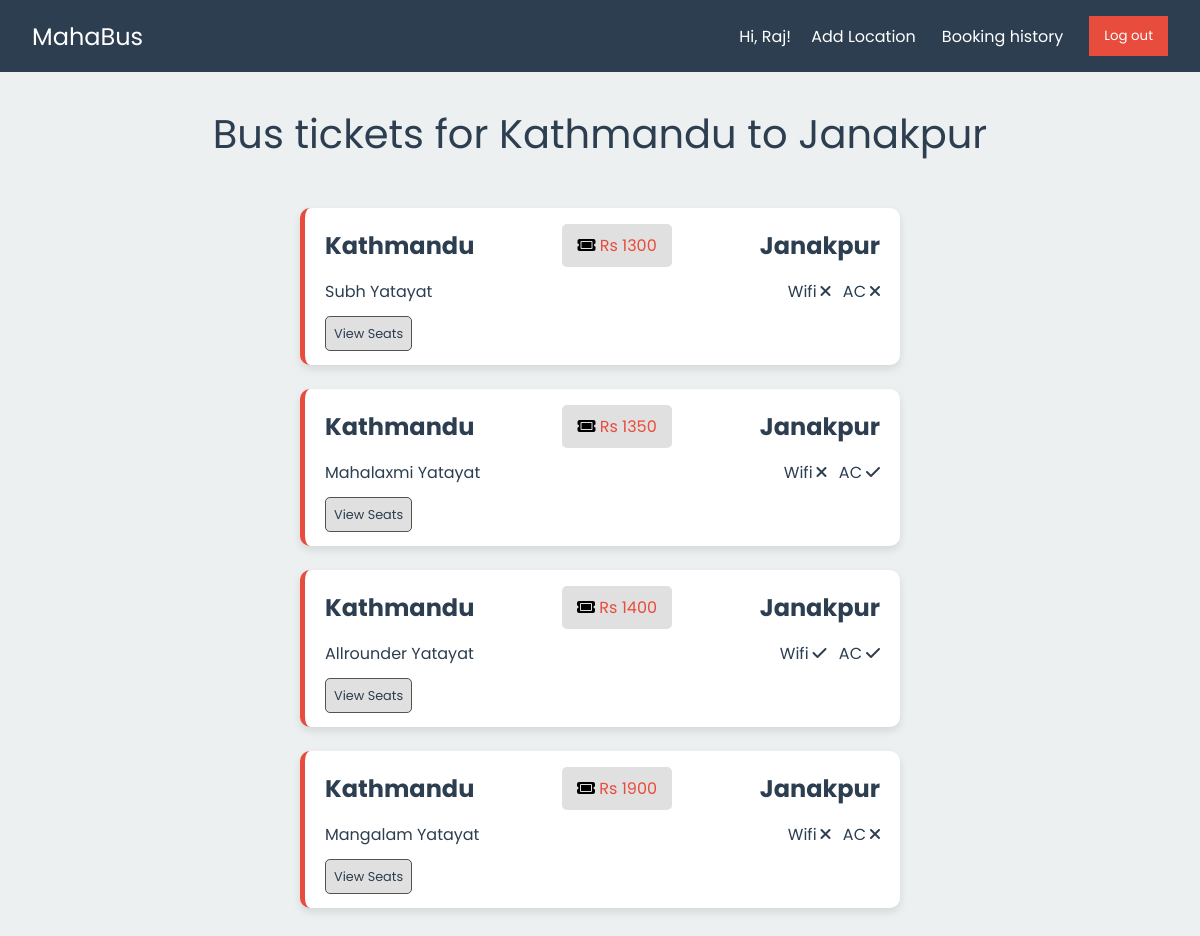
Screenshot of /view/buses.php?sourceAddress=Kathmandu&destinationAddress=Janakpur (signed in) with the database file from the repository.
### tables this page shows
CREATE TABLE `buses` (
  `bid` int(11) NOT NULL,
  `bname` varchar(100) NOT NULL,
  `price` int(11) NOT NULL,
  `haswifi` tinyint(1) NOT NULL,
  `hasac` tinyint(1) NOT NULL,
  `source` varchar(50) NOT NULL,
  `destination` varchar(50) NOT NULL,
  `pickuplocations` varchar(500) DEFAULT NULL
);

### backend/getbus.php (called while the page is built, shortened)
<?php
function getBusData($conn, $sourceAddress, $destinationAddress) {
    $sql = "SELECT bid, bname, price, haswifi, hasac, source, destination, pickuplocations
            FROM buses
            WHERE source='$sourceAddress' AND destination='$destinationAddress'";
    return execSql($conn, $sql);
}
function execSql($conn, $sql) {
    try {
        $result = mysqli_query($conn, $sql);
        $data = array();
        $i = 0;
        if (mysqli_num_rows($result) > 0) {
            while ($row = mysqli_fetch_assoc($result)) {
                $data[$i] = array(
                    'bid' => $row["bid"],
                    'bname' => $row["bname"],
                    'ticketprice' => $row["price"],
                    'haswifi' => $row["haswifi"],
                    'hasac' => $row["hasac"],
                    'source' => $row["source"],
                    'destination' => $row["destination"],
                    'pickuplocations' => $row["pickuplocations"]
                );
                $i++;
            }
        }
        return $data;
    }
    catch (Exception $e) {
        echo $e;
        return null;
    }
}
?>

### backend/getbookings.php (called while the page is built, shortened)
<?php
    function getUserBookings($connection, $uid) {
        $sql = "SELECT *
                FROM bookings bo
                JOIN buses b ON bo.bid = b.bid
                JOIN seats s ON bo.sid = s.sid
                WHERE bo.uid = '$uid'";
        $result = mysqli_query($connection, $sql);
        return mysqli_fetch_all($result, MYSQLI_ASSOC);
    }
?>

### view/utils/contentbased.php (called while the page is built, shortened)
<?php
function analyzeUserPreferences($bookings) {
    $totalPrice = 0;
    $count = count($bookings);
    $wifiCount = 0;
    $acCount = 0;
    foreach ($bookings as $booking) {
        $totalPrice += $booking['price'];
        if ($booking['haswifi']) {
            $wifiCount++;
        }
        if ($booking['hasac']) {
            $acCount++;
        }
    }
    $averagePrice = $count > 0 ? $totalPrice / $count : 0;
    $wifiPreference = $wifiCount > $count / 2;
    $acPreference = $acCount > $count / 2;
    return [
        'averagePrice' => $averagePrice,
        'wifiPreference' => $wifiPreference,
        'acPreference' => $acPreference,
    ];
}
function sortBusesByUserPreferences($buses, $preferences) {
    usort($buses, function($a, $b) use ($preferences) {
        $priceDiffA = abs($preferences['averagePrice'] - $a['ticketprice']);
        $priceDiffB = abs($preferences['averagePrice'] - $b['ticketprice']);
        if ($priceDiffA != $priceDiffB) {
            return $priceDiffA <=> $priceDiffB;
        }
        if ($a['haswifi'] !== $b['haswifi']) {
            return ($a['haswifi'] === true) ? -1 : 1;
        }
        if ($a['hasac'] !== $b['hasac']) {
            return ($a['hasac'] === true) ? -1 : 1;
        }
        return strcmp($a['bname'], $b['bname']);
    });
    return $buses;
}
function contentBased($buses, $bookings){
    $preferences = analyzeUserPreferences($bookings);
    $sortedBuses = sortBusesByUserPreferences($buses, $preferences);
    return $sortedBuses;
}
?>

### view/buses.php (the view, shortened to what this page needs)
<!DOCTYPE html>
<html lang="en">
<head>
    <link rel="stylesheet" href="https://cdnjs.cloudflare.com/ajax/libs/font-awesome/6.4.0/css/all.min.css" />
    <link rel="stylesheet" href="./css/common.css">
    <link rel="stylesheet" href="./css/buses.css">
</head>
<body>
    <?php include "./header.php"; ?>
    <div class="ticket-page-info">
        <?php
            if(isset($_GET['sourceAddress']) && isset($_GET['destinationAddress'])){
                echo "Bus tickets for ". $_GET['sourceAddress'] ." to ". $_GET['destinationAddress'];
            }
        ?>
    </div>
     <div class="ticket-listing">
        <?php
            include "./../backend/connection.php";
            include "./../backend/getbus.php";
            include "./../backend/getbookings.php";
            include "./utils/contentbased.php";
            if(isset($_GET['sourceAddress']) && isset($_GET['destinationAddress'])){
                if($_SESSION['loggedin']) {
                    $buses= getBusData($connection, $_GET['sourceAddress'], $_GET['destinationAddress']);
                    $bookings= getUserBookings($connection, $_SESSION['id']);
                    $data= contentBased($buses, $bookings);
                }
                else {
                    $data= getBusData($connection, $_GET['sourceAddress'], $_GET['destinationAddress']);
                }
            }
            if(gettype($data)=='array' && count($data)){
                for($i=0; $i<count($data); $i++){
                    $bid=$data[$i]['bid'];
                    $bname=$data[$i]['bname'];
                    $ticketPrice=$data[$i]['ticketprice'];
                    $sourceAddress=$data[$i]['source'];
                    $destinationAddress=$data[$i]['destination'];
                    $hasWifi=$data[$i]['haswifi'];
                    $hasAc=$data[$i]['hasac'];
                    echo '<div class="ticket">
                            <div class="ticket-upper">
                                <h2>'. $sourceAddress .'</h2>
                                <p><span class="ticket-price"><i class="fa fa-ticket"></i> Rs '. $ticketPrice .'</span></p>
                                <h2>'. $destinationAddress .'</h2>
                            </div>
                            <div class="ticket-lower">
                                <div class="bus-name">'. $bname .'</div>
                                <div>
                                    <span class="has-wifi">Wifi'. ($hasWifi ? '<i class="fa-solid fa-check"></i>' : '<i class="fa-solid fa-times"></i>') .'</span>
                                    <span class="has-ac">AC'. ($hasAc ? '<i class="fa-solid fa-check"></i>' : '<i class="fa-solid fa-times"></i>') .'</span>
                                </div>
                            </div>
                            <a href="ticket.php?bid='. $bid .'" class="view-seats-btn">View Seats</a>
                    </div>';
                }
            }
            else echo "Sorry, no tickets found!";
        ?>
    </div>
</body>
</html>

### view/css/common.css (style rules this page uses)
:root { --primary-color: #2C3E50; --secondary-color: #ECF0F1; --accent-color: #E74C3C; --text-color: #FFFFFF; }
* { padding: 0; margin: 0; box-sizing: border-box; }
body { font-family: 'Poppins', sans-serif; background-color: var(--secondary-color); color: var(--primary-color); margin: 0; padding: 0; }
a { text-decoration: none; color: var(--primary-color) }

### view/css/buses.css (style rules this page uses)
.ticket-page-info { width: max-content; margin: 2rem auto 0; font-size: 2.5rem; }
.ticket-listing { margin: 2rem 0; display: flex; flex-direction: column; justify-content: center; align-items: center; }
.ticket { background-color: var(--text-color); margin: .75rem 0; padding: 20px; border-radius: 10px; box-shadow: 0 4px 8px rgba(0, 0, 0, 0.1); width: 600px; border-left: 5px solid var(--accent-color); }
.ticket-upper, .ticket-lower { display: flex; justify-content: space-between; align-items: center; }
.ticket-upper p { color: var(--accent-color); }
.ticket-lower { margin: 1rem 0; }
.ticket-lower i { margin-left: .25rem; }
.has-ac { margin-left: .5rem; }
.ticket-price { background-color: #E0E0E0; padding: 10px 15px; border-radius: 5px; color: var(--accent-color); }
.fa-ticket { color: #000; }
.view-seats-btn { font-size: .8rem; background-color: #E0E0E0; border-radius: 5px; padding: .5rem; border: 1px solid #545353; cursor: pointer; }

### rows the page displays
buses: source "Kathmandu", price "1300", destination "Janakpur", bname "Subh Yatayat", haswifi 0 (drawn), hasac 0 (drawn)
buses: source "Kathmandu", price "1400", destination "Janakpur", bname "Allrounder Yatayat", haswifi 1 (drawn), hasac 1 (drawn)
buses: source "Kathmandu", price "1900", destination "Janakpur", bname "Mangalam Yatayat", haswifi 0 (drawn), hasac 0 (drawn)

### other values shown
$_SESSION['username'] "Raj"
$_GET['sourceAddress'] "Kathmandu"
$_GET['destinationAddress'] "Janakpur"
$sourceAddress "Kathmandu"
$ticketPrice "1350"
$destinationAddress "Janakpur"
$bname "Mahalaxmi Yatayat"
